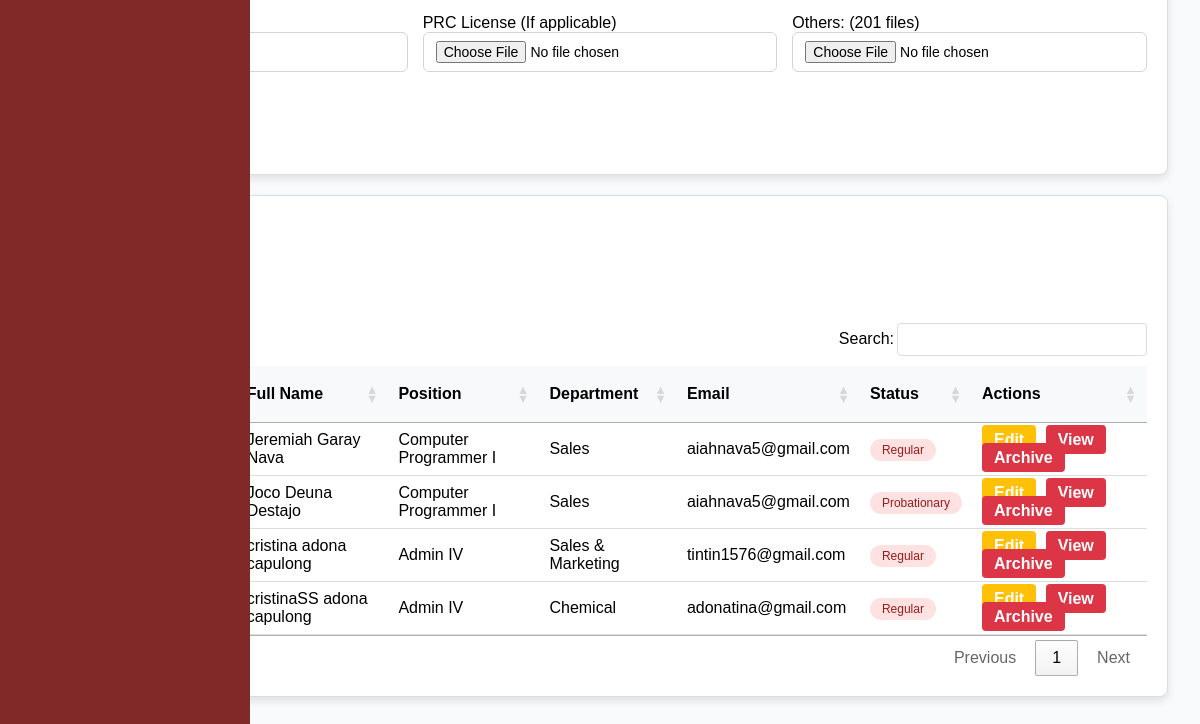
The app's page /admin/employees.php (signed in, lower part), older data.
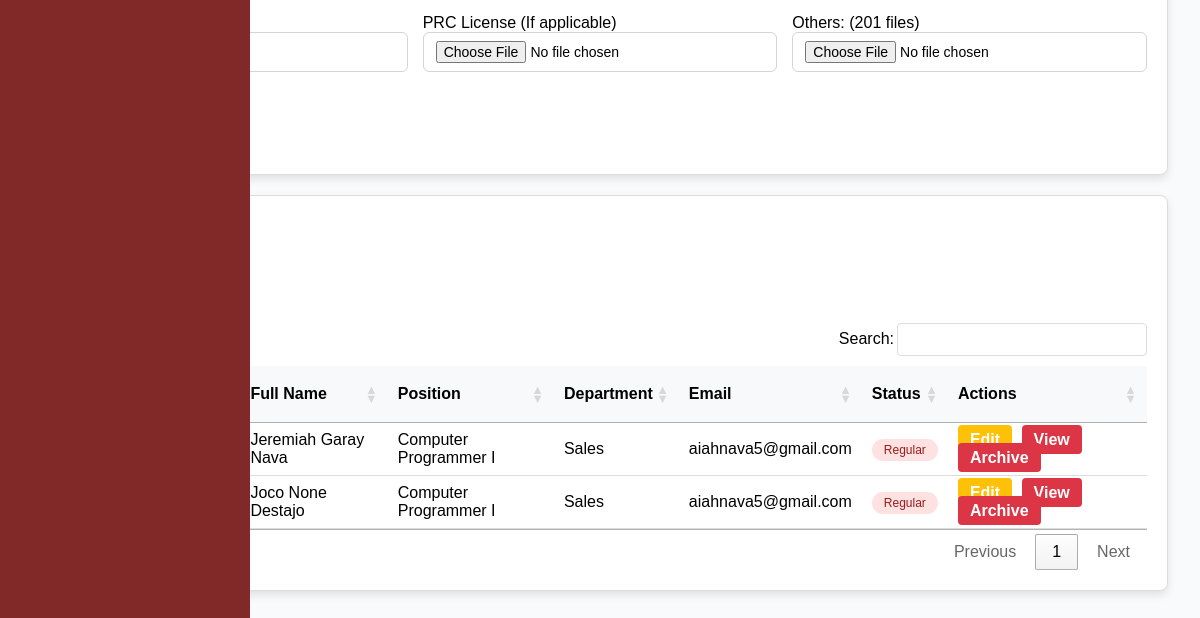
The same page, newer data.
### tables this page shows
CREATE TABLE `employees` (
  `id` int(11) NOT NULL,
  `employee_id` int(20) NOT NULL,
  `last_name` varchar(255) NOT NULL,
  `first_name` varchar(255) NOT NULL,
  `middle_name` varchar(255) NOT NULL,
  `suffix` varchar(255) NOT NULL,
  `gender` varchar(32) NOT NULL,
  `email` varchar(100) NOT NULL,
  `position` varchar(255) NOT NULL,
  `hire_date` date NOT NULL,
  `department` varchar(255) NOT NULL,
  `employment_status` varchar(255) NOT NULL,
  `user_type` int(11) NOT NULL DEFAULT 2 COMMENT '1=admin, 2=staff, 3=super admin',
  `password` varchar(255) NOT NULL,
  `e_status` int(11) NOT NULL DEFAULT 1,
  `date_of_birth` date DEFAULT NULL,
  `age` varchar(32) NOT NULL,
  `contact_number` varchar(20) DEFAULT NULL,
  `perma_address` text DEFAULT NULL,
  `civil_status` varchar(10) DEFAULT NULL,
  `sss_number` varchar(15) DEFAULT NULL,
  `philhealth_number` varchar(15) DEFAULT NULL,
  `pagibig_number` varchar(15) DEFAULT NULL,
  `tin_number` varchar(15) DEFAULT NULL,
  `emergency_contact_name` varchar(50) DEFAULT NULL,
  `emergency_contact_number` varchar(15) DEFAULT NULL,
  `educational_background` enum('Technical-Vocational Program graduate','College graduate','Master''s degree graduate','Doctorate degree graduate') DEFAULT NULL,
  `skills` text DEFAULT NULL,
  `username` varchar(255) NOT NULL,
  `sick_leave` int(11) NOT NULL DEFAULT 0,
  `vacation_leave` int(11) NOT NULL DEFAULT 0,
  `maternity_leave` int(11) NOT NULL DEFAULT 0,
  `paternity_leave` int(11) NOT NULL DEFAULT 0,
  `medical` longblob DEFAULT NULL,
  `tor` longblob DEFAULT NULL,
  `nbi_clearance` longblob DEFAULT NULL,
  `resume` longblob DEFAULT NULL,
  `prc` longblob DEFAULT NULL,
  `others` longblob DEFAULT NULL,
  `is_archived` tinyint(1) DEFAULT 0
);

### admin/employees.php (the view, shortened to what this page needs)
<?php
    $conn = mysqli_connect('localhost', 'root', '', 'esetech');
    $sql = "SELECT * FROM employees WHERE is_archived = 0";
    $resultEmployees = mysqli_query($conn, $sql);
include('header.php');
?>
<?php include('includes/sideBar.php'); ?>
<link rel="stylesheet" href="https://cdn.datatables.net/1.13.5/css/jquery.dataTables.min.css" />
<main class="main-content">
        <section id="dashboard">
            <div class="card form-content">
    <div class="card-body">
        <form method="POST" enctype="multipart/form-data">
             <br>
                <div class="form-row">
                    <div class="col-md-6">
                        <label for="resume">Resume</label>
                    </div>
                    <div class="col-md-6">
                        <label for="prc">PRC License (If applicable)</label>
                        <input type="file" class="form-control" name="file_prc" accept=".pdf,image/*">
                    </div>
                    <div class="col-md-6">
                        <label for="others">Others: (201 files)</label>
                        <input type="file" class="form-control" name="file_201" accept=".pdf,image/*" required>
                    </div>
                </div>
             <br>
            <div class="form-row justify-content-center mt-4">
                <div class="col-md-4 text-center">
                    </div>
                    </form>
                </div>
            </div>
            <div class="card">
            <div class="card-header">
        <div class="card-body">
            <h3>Employee List</h3>
            <div class="report_btn">
                <div class="dropdown">
                    <button class="btn export_btn">Export as</button>
                </div>
        <button class="btn print_btn">Print</button>
    </div>
        <table id="myTable" class="employee-table">
            <thead>
                <tr>
                    <th>No.</th>
                    <th>Employee ID</th>
                    <th>Full Name</th>
                    <th>Position</th>
                    <th>Department</th>
                    <th>Email</th>
                    <th>Status</th>
                    <th class="actions">Actions</th>
                </tr>
            </thead>
            <tbody>
                <?php
                    $counter = 1;
                    while ($employee = mysqli_fetch_assoc($resultEmployees)):
                ?>
                    <tr>
                        <td><?php echo $counter++; ?></td>
                        <td class="employee_id_display"><?php echo $employee['employee_id']; ?></td>
                        <td>
                            <?php
                                $full_name = trim($employee['first_name'] . ' ' . $employee['middle_name'] . ' ' . $employee['last_name']);
                                echo $full_name;
                            ?>
                        </td>
                        <td><?php echo $employee['position']; ?></td>
                        <td><?php echo $employee['department']; ?></td>
                        <td><?php echo $employee['email']; ?></td>
                        <td>
                            <span class="<?php echo $employee['employment_status'] === 'Active' ? 'status-active' : 'status-inactive'; ?>">
                                <?php echo $employee['employment_status']; ?>
                            </span>
                        </td>
                        <td class="actions action-buttons">
                            <a href="./edit_employee?id=<?php echo $employee['id']; ?>" class="btn btn-warning">Edit</a>
                            <a href="./view_employee?id=<?php echo $employee['id']; ?>" class="btn btn-danger">View</a>
                            <a href="?delete_id=<?php echo $employee['id']; ?>" class="btn btn-danger" onclick="return confirm('Are you sure you want to Archive this employee?');">Archive</a>
                        </td>
                    </tr>
                <?php endwhile; ?>
            </tbody>
        </table>
    </div>
</div>
</div>
<?php include('footer.php'); ?>

Row changes from the older to the newer data that the page shows:
removed employees: full_name "Joco Deuna Destajo", position "Computer Programmer I", department "Sales", email "aiahnava5@gmail.com", employment_status "Probationary"
removed employees: full_name "cristina adona capulong", position "Admin IV", department "Sales & Marketing", email "tintin1576@gmail.com", employment_status "Regular"
removed employees: full_name "cristinaSS adona capulong", position "Admin IV", department "Chemical", email "adonatina@gmail.com", employment_status "Regular"
added employees: full_name "Joco None Destajo", position "Computer Programmer I", department "Sales", email "aiahnava5@gmail.com", employment_status "Regular"
